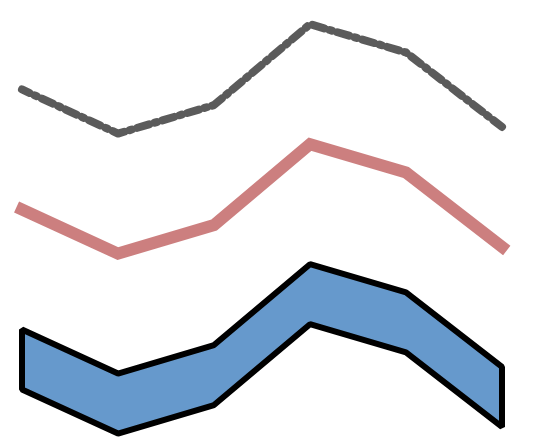

Vega-Lite specification stored for this chart:
### Vega specification from a JSON file in a GitHub repository (floating-point values rounded to 4 significant figures)
{"$schema": "https://vega.github.io/schema/vega/v6.json", "width": 260, "height": 180, "padding": 5, "marks": [{"type": "line", "from": {"data": "p8"}, "encode": {"update": {"x": {"field": "x"}, "y": {"field": "y"}, "stroke": {"value": "#333"}, "strokeWidth": {"value": 4}, "strokeCap": {"value": "round"}, "strokeJoin": {"value": "round"}, "strokeDash": {"value": [6, 3, 1, 3]}, "strokeDashOffset": {"value": 2}, "opacity": {"value": 0.8}}}}, {"type": "line", "from": {"data": "p8"}, "encode": {"update": {"x": {"field": "x"}, "y": {"signal": "datum.y + 60"}, "stroke": {"value": "#900"}, "strokeWidth": {"value": 6}, "strokeCap": {"value": "square"}, "strokeJoin": {"value": "miter"}, "strokeMiterLimit": {"value": 2}, "strokeOpacity": {"value": 0.5}}}}, {"type": "area", "from": {"data": "p8"}, "encode": {"update": {"x": {"field": "x"}, "y": {"signal": "datum.y + 120"}, "y2": {"signal": "datum.y + 150"}, "fill": {"value": "#69c"}, "blend": {"value": "multiply"}, "stroke": {"value": "#000"}, "strokeWidth": {"value": 3}, "strokeJoin": {"value": "bevel"}}}}], "data": [{"name": "p8", "values": [{"x": 0.0, "y": 39.74, "g": true}, {"x": 48.0, "y": 61.79, "g": true}, {"x": 96.0, "y": 47.53, "g": true}, {"x": 144.0, "y": 7.096, "g": false}, {"x": 192.0, "y": 21.22, "g": true}, {"x": 240.0, "y": 58.46, "g": true}]}]}
